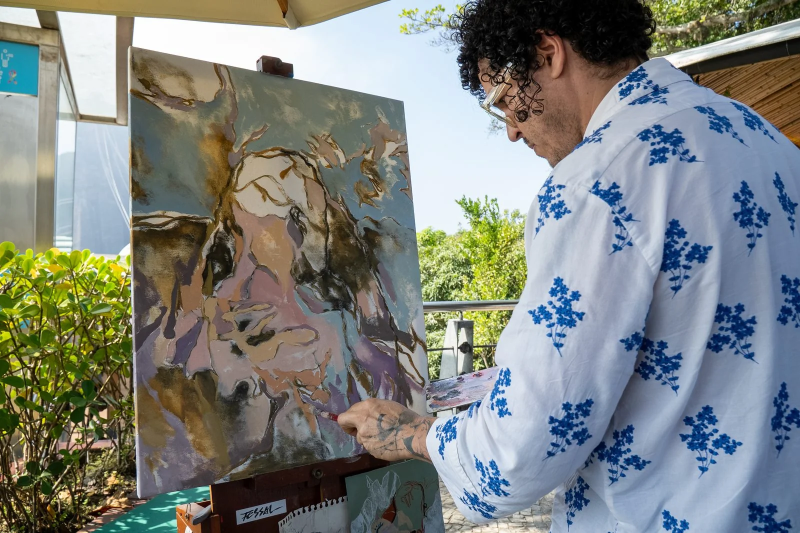
#> input picture assets/almoco-mesa-opt.webp, 1600 x 1066 px (shown at 1/2 size); its folder holds only this picture in this run
$ python optimize_images.py
#> lines starting #> are read from the running program, lines starting #| are printed output that depends on the picture; pictures that were not available may be replaced by others from this repository, and a replacement may not be noted
#!/usr/bin/env python3
"""
Otimização de imagens para PageSpeed Insights:
1. Recomprime imagens WebP com qualidade 72 (era ~85)
2. Gera versões mobile (400px) para as imagens grandes sem versão mobile
3. Mantém backups das originais
"""
from PIL import Image
import os, shutil, glob

ASSETS = '/home/ubuntu/embaixada-deploy/assets'
BACKUP = '/home/ubuntu/embaixada-deploy/assets_backup_orig'

# Criar backup se não existir
if not os.path.exists(BACKUP):
    shutil.copytree(ASSETS, BACKUP)
    print(f"✅ Backup criado em {BACKUP}")

def recompress_webp(path, quality=72):
    """Recomprime um WebP com qualidade menor."""
#> called with path = 'assets/almoco-mesa-opt.webp', quality = 72
    img = Image.open(path)
#> img is the input picture: PIL image 1600x1066 RGB; mean R, G, B 126.3, 130.6, 126.3
    orig_size = os.path.getsize(path)
    # Salvar com qualidade menor
    img.save(path, 'WEBP', quality=quality, method=6)
    new_size = os.path.getsize(path)
    saving = (orig_size - new_size) / orig_size * 100
    return orig_size, new_size, saving

def generate_mobile_version(path, max_width=400, quality=70):
    """Gera versão mobile de uma imagem."""
    img = Image.open(path)
    w, h = img.size
    if w <= max_width:
        return None
    # Calcular nova altura mantendo proporção
    new_h = int(h * max_width / w)
    img_resized = img.resize((max_width, new_h), Image.LANCZOS)
    # Gerar nome do arquivo mobile
    base = path.rsplit('.', 1)[0]
    mobile_path = f"{base}-mobile-opt.webp"
    img_resized.save(mobile_path, 'WEBP', quality=quality, method=6)
    return mobile_path

# ── 1. Recomprimir imagens grandes (>80KB) ──────────────────────────────────
print("\n=== Recomprimindo WebPs grandes ===")
total_saved = 0
webp_files = glob.glob(f'{ASSETS}/*.webp')
webp_files.sort(key=lambda x: os.path.getsize(x), reverse=True)

for path in webp_files:
    size = os.path.getsize(path)
    if size < 80 * 1024:  # Pular arquivos < 80KB
        continue
    fname = os.path.basename(path)
    # Pular arquivos que já são versões mobile/400w (já são pequenos)
    if any(s in fname for s in ['-mobile', '-400w', '-800w', 'logo', 'thumb']):
        continue

    orig, new, pct = recompress_webp(path, quality=72)
    total_saved += (orig - new)
    print(f"  {fname}: {orig//1024}KB → {new//1024}KB (-{pct:.0f}%)")

print(f"\n  Total economizado: {total_saved//1024}KB")

# ── 2. Recomprimir hero.jpg ──────────────────────────────────────────────────
print("\n=== Recomprimindo hero.jpg ===")
hero_jpg = f'{ASSETS}/hero.jpg'
if os.path.exists(hero_jpg):
    img = Image.open(hero_jpg)
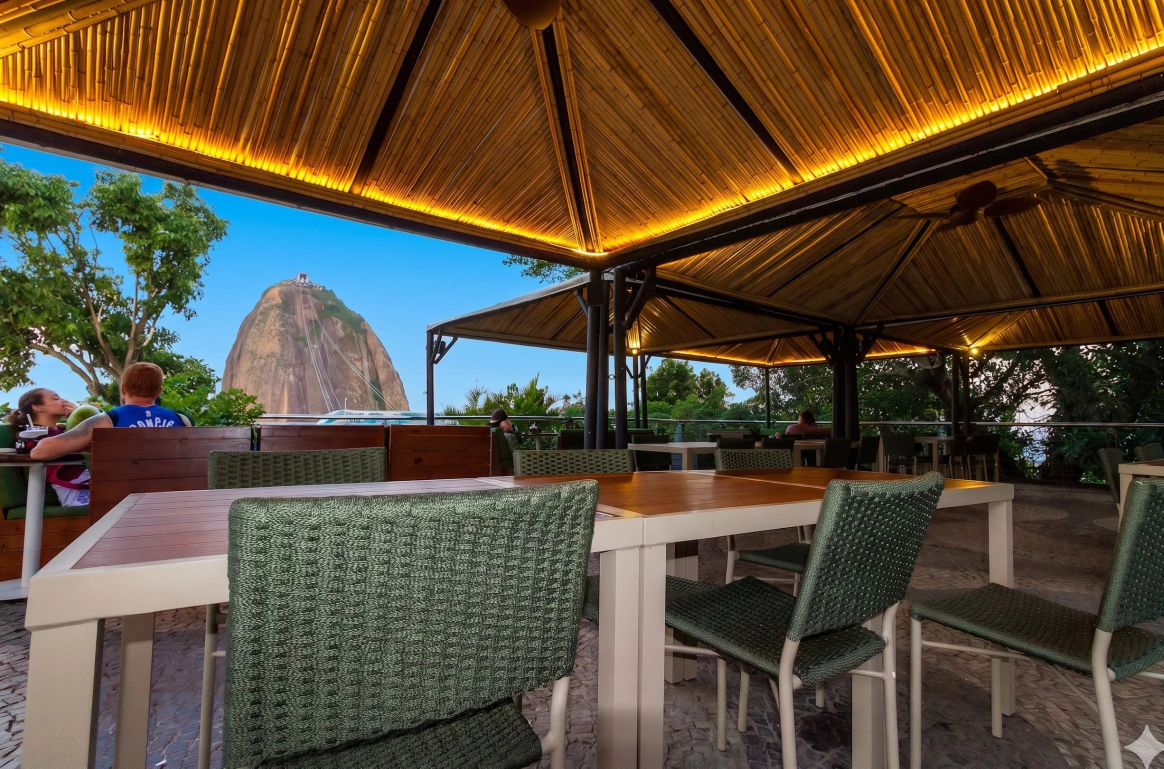
#> input picture assets_backup/hero.webp, 2328 x 1537 px, given in place of hero.jpg, which was not available (shown at 1/2 size)
#> img is the input picture: PIL image 2328x1537 RGB; mean R, G, B 90.8, 77.2, 58.3
    orig_size = os.path.getsize(hero_jpg)
    # Converter para WebP e salvar como hero.webp (já deve existir, mas recomprimir)
    hero_webp = f'{ASSETS}/hero.webp'
    if os.path.exists(hero_webp):
        orig_webp = os.path.getsize(hero_webp)
        img_hero = Image.open(hero_webp)
        img_hero.save(hero_webp, 'WEBP', quality=72, method=6)
        new_webp = os.path.getsize(hero_webp)
        print(f"  hero.webp: {orig_webp//1024}KB → {new_webp//1024}KB")
    # Recomprimir o JPG também
    img.save(hero_jpg, 'JPEG', quality=75, optimize=True)
    new_size = os.path.getsize(hero_jpg)
    print(f"  hero.jpg: {orig_size//1024}KB → {new_size//1024}KB")

# ── 3. Gerar versões 400w para imagens sem versão mobile ────────────────────
print("\n=== Gerando versões 400w para imagens sem versão mobile ===")

# Imagens que precisam de versão 400w mas não têm
needs_400w = [
    'fabio-almoco-salmao-pao-acucar.webp',  # 900x1350, 249KB — exibida em 318px no mobile
    'hero-800w.webp',  # já tem hero-400w.webp, pular
]

for fname in needs_400w:
    path = f'{ASSETS}/{fname}'
    if not os.path.exists(path):
        continue
    base = fname.rsplit('.', 1)[0]
    out_400 = f'{ASSETS}/{base}-400w.webp'
    if os.path.exists(out_400):
        print(f"  {fname}: já tem versão 400w ({os.path.getsize(out_400)//1024}KB)")
        continue

    img = Image.open(path)
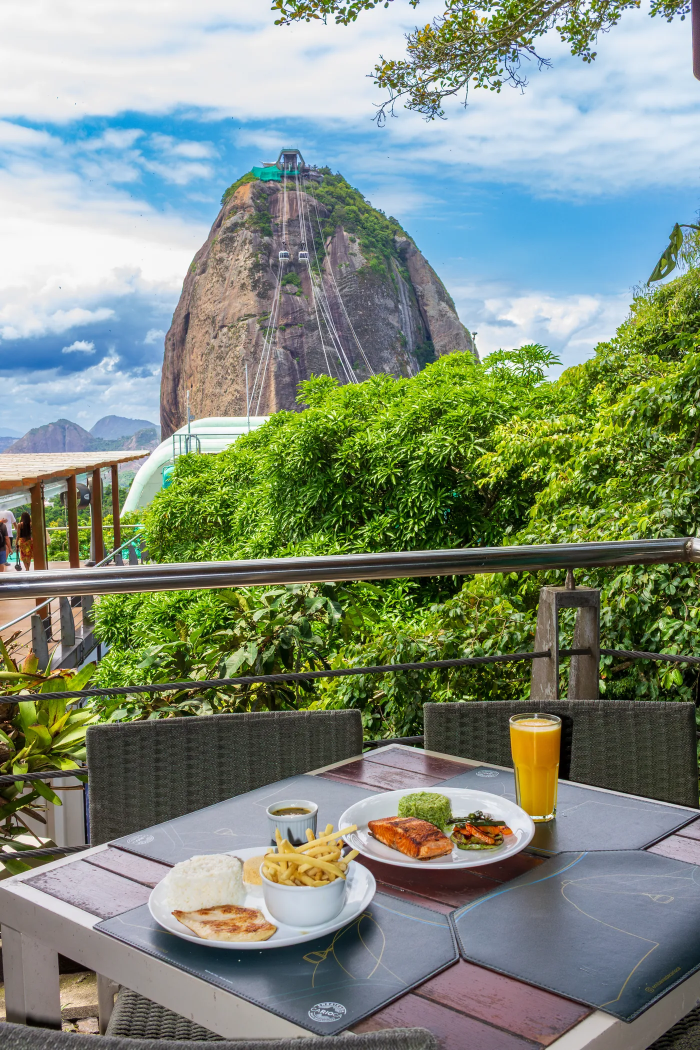
#> input picture assets_backup/fabio-almoco-salmao-pao-acucar.webp, 1400 x 2100 px, found by its file name (shown at 1/2 size)
#> img is the input picture: PIL image 1400x2100 RGB; mean R, G, B 128.8, 141.6, 124.8
    w, h = img.size
#> w = 1400; h = 2100
    new_h = int(h * 400 / w)
#> new_h = 600
    img_400 = img.resize((400, new_h), Image.LANCZOS)
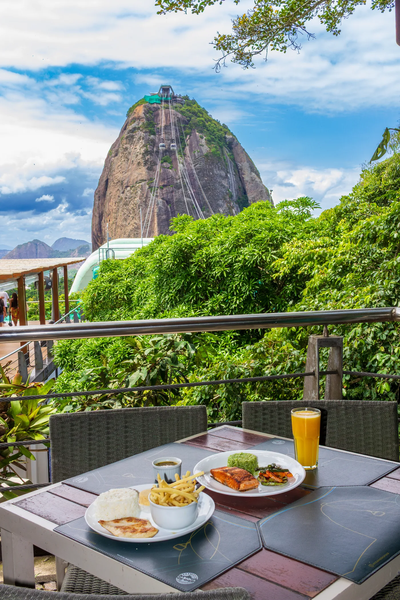
#> img_400: PIL image 400x600 RGB; mean R, G, B 128.8, 141.6, 124.9
    img_400.save(out_400, 'WEBP', quality=70, method=6)
    print(f"  {fname} → {os.path.basename(out_400)}: {os.path.getsize(out_400)//1024}KB")

# ── 4. Verificar resultado final ─────────────────────────────────────────────
print("\n=== Resultado final das imagens problemáticas ===")
check = [
    'fabio-almoco-salmao-pao-acucar.webp',
    'hero.jpg',
    'hero-800w.webp',
    'cafe-manha-pao-acucar-frente.webp',
    'hero.webp',
]
for fname in check:
    path = f'{ASSETS}/{fname}'
    if os.path.exists(path):
        img = Image.open(path)
        size = os.path.getsize(path)
        print(f"  {fname}: {img.size[0]}x{img.size[1]} | {size//1024}KB")
#|   fabio-almoco-salmao-pao-acucar.webp: 1400x2100 | 640KB
